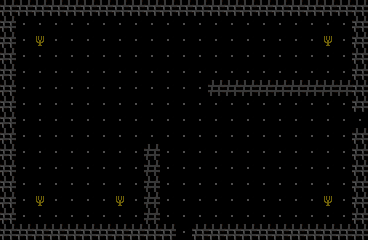

Tiled map render using the project's own tile images. Description and the map definition, with tile-layer contents summarised, below:
An orthogonal 23x15 tile map with 16x16 px tiles, 1 tile layer (Capa de patrones 1) and 12 objects.

<map version="1.10" tiledversion="1.12.2" orientation="orthogonal" renderorder="right-down" width="23" height="15" tilewidth="16" tileheight="16" infinite="0" nextlayerid="4" nextobjectid="40">
 <tileset firstgid="1" name="tileset" tilewidth="16" tileheight="16" tilecount="64" columns="8">
  <image source="../tileset/tileset.png" width="128" height="128" />
 </tileset>
 <layer id="1" name="Capa de patrones 1" width="23" height="15">
  <data>[345 cells, 345 non-empty, 4 distinct tile ids]</data>
 </layer>
 <objectgroup id="3" name="spawnEnemigo">
  <object id="36" x="32" y="32" width="16" height="16" />
  <object id="37" x="32" y="192" width="16" height="16" />
  <object id="38" x="112" y="192" width="16" height="16" />
  <object id="39" x="320" y="32" width="16" height="16" />
 </objectgroup>
 <objectgroup id="2" name="colisiones">
  <object id="28" x="0" y="0" width="368" height="16" />
  <object id="29" x="352" y="16" width="16" height="96" />
  <object id="30" x="352" y="128" width="16" height="112" />
  <object id="31" x="192" y="224" width="160" height="16" />
  <object id="32" x="0" y="224" width="176" height="16" />
  <object id="33" x="0" y="16" width="16" height="208" />
  <object id="34" x="208" y="80" width="144" height="16" />
  <object id="35" x="144" y="144" width="16" height="80" />
 </objectgroup>
</map>
